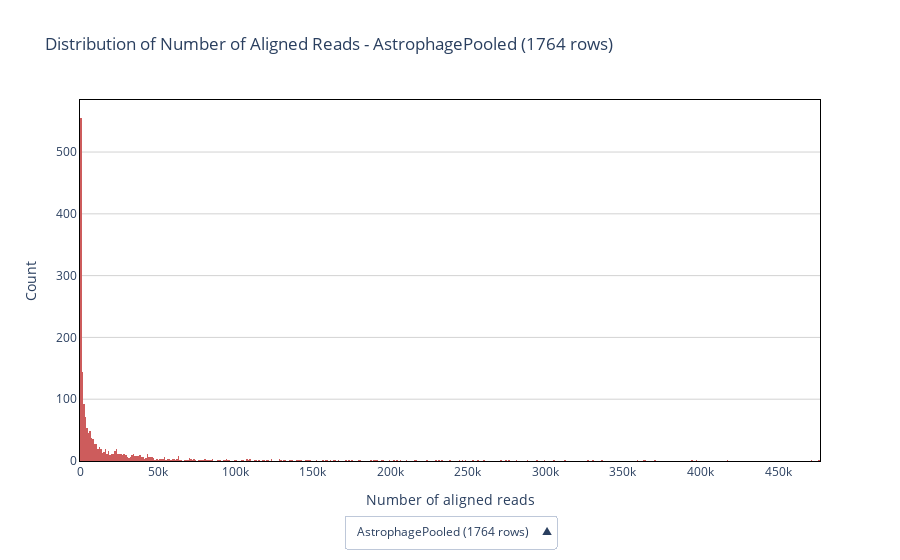

The notebook cell saved with this chart:
### Code cell
# Pooled
fig = study.num_aligned_reads_per_reference_frequency_distribution(
    # min_cov = 1000,
    to_html="/Users/casper/Documents/output/hist_aligned_reads.html"
    # sample=['8_1_S2_L001','8_2_S3_L001'],
    # sample=['8_2_S3_L001'],
    # reference = 'ABCA4',
    # section = ['full'],
)['fig']
fig.show()

### Figure 1 — Plotly figure (JSON) as saved in the notebook; plotly's stock layout.template omitted (floating-point values rounded to 4 significant figures; data arrays with more than 128 entries replaced by an {"elided": "..."} marker saying what was removed)
{"data": [{"hovertemplate": "Number of aligned reads: %{x}<br>Count: %{y}<extra></extra>", "marker": {"color": "indianred"}, "showlegend": false, "type": "histogram", "visible": true, "x": {"elided": "1764 int values"}, "xbins": {"size": 1000}}], "layout": {"paper_bgcolor": "white", "plot_bgcolor": "white", "title": {"text": "Distribution of Number of Aligned Reads - AstrophagePooled (1764 rows)"}, "updatemenus": [{"active": 0, "buttons": [{"args": [{"visible": [true]}, {"title": "Distribution of Number of Aligned Reads - AstrophagePooled (1764 rows)", "xaxis": {"title": "Number of aligned reads"}, "yaxis": {"title": "Count"}}], "label": "AstrophagePooled (1764 rows)", "method": "update"}], "direction": "up", "x": 0.5, "xanchor": "center", "y": -0.15, "yanchor": "top"}], "xaxis": {"autorange": true, "linecolor": "black", "linewidth": 1, "mirror": true, "title": {"text": "Number of aligned reads"}}, "yaxis": {"gridcolor": "lightgray", "linecolor": "black", "linewidth": 1, "mirror": true, "title": {"text": "Count"}}}}
